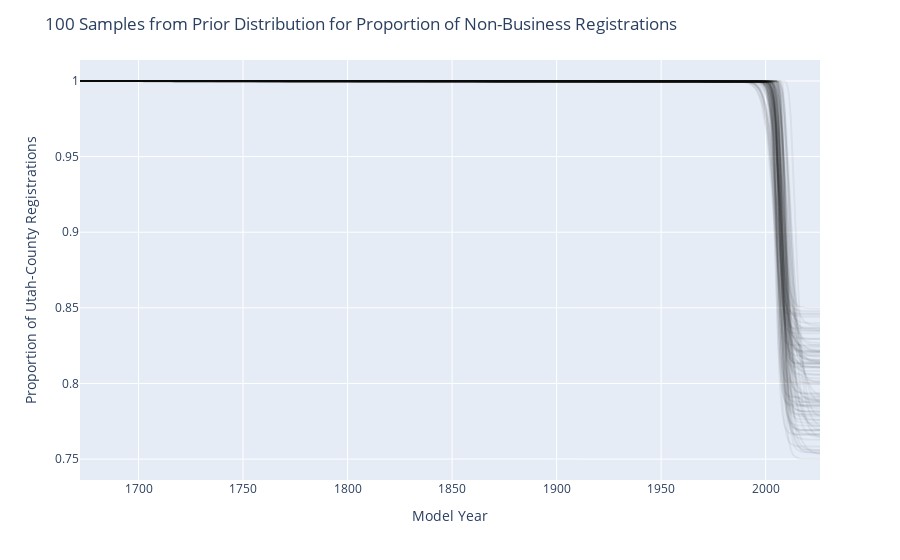

Source (notebook cell):
### Code cell
fig = px.line()

for i in range(num_samples):
    y = non_business_regs_samples["regs"][i, :]
    fig.add_trace(
        go.Scatter(
            x=model_years,
            y=y,
            opacity=0.05,
            mode="lines",
            line = dict(color='black')
        )
    )

fig.update_layout(
    showlegend=False,
    title=f"{num_samples} Samples from Prior Distribution for Proportion of Non-Business Registrations",
    xaxis={"title": "Model Year"},
    yaxis={"title": "Proportion of Utah-County Registrations"}
)

fig.show()

### Figure 1 — Plotly figure (JSON) as saved in the notebook; plotly's stock layout.template omitted (floating-point values rounded to 4 significant figures; data arrays with more than 128 entries replaced by an {"elided": "..."} marker saying what was removed)
{"data": [{"hovertemplate": "<extra></extra>", "legendgroup": "", "line": {"color": "#636efa", "dash": "solid"}, "marker": {"symbol": "circle"}, "mode": "lines", "name": "", "orientation": "v", "showlegend": false, "type": "scatter", "xaxis": "x", "yaxis": "y"}, {"line": {"color": "black"}, "mode": "lines", "opacity": 0.05, "type": "scatter", "x": {"elided": "355 int values"}, "y": {"elided": "355 float values"}}, {"line": {"color": "black"}, "mode": "lines", "opacity": 0.05, "type": "scatter", "x": {"elided": "355 int values"}, "y": {"elided": "355 float values"}}, {"line": {"color": "black"}, "mode": "lines", "opacity": 0.05, "type": "scatter", "x": {"elided": "355 int values"}, "y": {"elided": "355 float values"}}, {"line": {"color": "black"}, "mode": "lines", "opacity": 0.05, "type": "scatter", "x": {"elided": "355 int values"}, "y": {"elided": "355 float values"}}, {"line": {"color": "black"}, "mode": "lines", "opacity": 0.05, "type": "scatter", "x": {"elided": "355 int values"}, "y": {"elided": "355 float values"}}, {"line": {"color": "black"}, "mode": "lines", "opacity": 0.05, "type": "scatter", "x": {"elided": "355 int values"}, "y": {"elided": "355 float values"}}, {"line": {"color": "black"}, "mode": "lines", "opacity": 0.05, "type": "scatter", "x": {"elided": "355 int values"}, "y": {"elided": "355 float values"}}, {"line": {"color": "black"}, "mode": "lines", "opacity": 0.05, "type": "scatter", "x": {"elided": "355 int values"}, "y": {"elided": "355 float values"}}, {"line": {"color": "black"}, "mode": "lines", "opacity": 0.05, "type": "scatter", "x": {"elided": "355 int values"}, "y": {"elided": "355 float values"}}, {"line": {"color": "black"}, "mode": "lines", "opacity": 0.05, "type": "scatter", "x": {"elided": "355 int values"}, "y": {"elided": "355 float values"}}, {"line": {"color": "black"}, "mode": "lines", "opacity": 0.05, "type": "scatter", "x": {"elided": "355 int values"}, "y": {"elided": "355 float values"}}, {"line": {"color": "black"}, "mode": "lines", "opacity": 0.05, "type": "scatter", "x": {"elided": "355 int values"}, "y": {"elided": "355 float values"}}, {"line": {"color": "black"}, "mode": "lines", "opacity": 0.05, "type": "scatter", "x": {"elided": "355 int values"}, "y": {"elided": "355 float values"}}, {"line": {"color": "black"}, "mode": "lines", "opacity": 0.05, "type": "scatter", "x": {"elided": "355 int values"}, "y": {"elided": "355 float values"}}, {"line": {"color": "black"}, "mode": "lines", "opacity": 0.05, "type": "scatter", "x": {"elided": "355 int values"}, "y": {"elided": "355 float values"}}, {"line": {"color": "black"}, "mode": "lines", "opacity": 0.05, "type": "scatter", "x": {"elided": "355 int values"}, "y": {"elided": "355 float values"}}, {"line": {"color": "black"}, "mode": "lines", "opacity": 0.05, "type": "scatter", "x": {"elided": "355 int values"}, "y": {"elided": "355 float values"}}, {"line": {"color": "black"}, "mode": "lines", "opacity": 0.05, "type": "scatter", "x": {"elided": "355 int values"}, "y": {"elided": "355 float values"}}, {"line": {"color": "black"}, "mode": "lines", "opacity": 0.05, "type": "scatter", "x": {"elided": "355 int values"}, "y": {"elided": "355 float values"}}, {"line": {"color": "black"}, "mode": "lines", "opacity": 0.05, "type": "scatter", "x": {"elided": "355 int values"}, "y": {"elided": "355 float values"}}, {"line": {"color": "black"}, "mode": "lines", "opacity": 0.05, "type": "scatter", "x": {"elided": "355 int values"}, "y": {"elided": "355 float values"}}, {"line": {"color": "black"}, "mode": "lines", "opacity": 0.05, "type": "scatter", "x": {"elided": "355 int values"}, "y": {"elided": "355 float values"}}, {"line": {"color": "black"}, "mode": "lines", "opacity": 0.05, "type": "scatter", "x": {"elided": "355 int values"}, "y": {"elided": "355 float values"}}, {"line": {"color": "black"}, "mode": "lines", "opacity": 0.05, "type": "scatter", "x": {"elided": "355 int values"}, "y": {"elided": "355 float values"}}, {"line": {"color": "black"}, "mode": "lines", "opacity": 0.05, "type": "scatter", "x": {"elided": "355 int values"}, "y": {"elided": "355 float values"}}, {"line": {"color": "black"}, "mode": "lines", "opacity": 0.05, "type": "scatter", "x": {"elided": "355 int values"}, "y": {"elided": "355 float values"}}, {"line": {"color": "black"}, "mode": "lines", "opacity": 0.05, "type": "scatter", "x": {"elided": "355 int values"}, "y": {"elided": "355 float values"}}, {"line": {"color": "black"}, "mode": "lines", "opacity": 0.05, "type": "scatter", "x": {"elided": "355 int values"}, "y": {"elided": "355 float values"}}, {"line": {"color": "black"}, "mode": "lines", "opacity": 0.05, "type": "scatter", "x": {"elided": "355 int values"}, "y": {"elided": "355 float values"}}, {"line": {"color": "black"}, "mode": "lines", "opacity": 0.05, "type": "scatter", "x": {"elided": "355 int values"}, "y": {"elided": "355 float values"}}, {"line": {"color": "black"}, "mode": "lines", "opacity": 0.05, "type": "scatter", "x": {"elided": "355 int values"}, "y": {"elided": "355 float values"}}, {"line": {"color": "black"}, "mode": "lines", "opacity": 0.05, "type": "scatter", "x": {"elided": "355 int values"}, "y": {"elided": "355 float values"}}, {"line": {"color": "black"}, "mode": "lines", "opacity": 0.05, "type": "scatter", "x": {"elided": "355 int values"}, "y": {"elided": "355 float values"}}, {"line": {"color": "black"}, "mode": "lines", "opacity": 0.05, "type": "scatter", "x": {"elided": "355 int values"}, "y": {"elided": "355 float values"}}, {"line": {"color": "black"}, "mode": "lines", "opacity": 0.05, "type": "scatter", "x": {"elided": "355 int values"}, "y": {"elided": "355 float values"}}, {"line": {"color": "black"}, "mode": "lines", "opacity": 0.05, "type": "scatter", "x": {"elided": "355 int values"}, "y": {"elided": "355 float values"}}, {"line": {"color": "black"}, "mode": "lines", "opacity": 0.05, "type": "scatter", "x": {"elided": "355 int values"}, "y": {"elided": "355 float values"}}, {"line": {"color": "black"}, "mode": "lines", "opacity": 0.05, "type": "scatter", "x": {"elided": "355 int values"}, "y": {"elided": "355 float values"}}, {"line": {"color": "black"}, "mode": "lines", "opacity": 0.05, "type": "scatter", "x": {"elided": "355 int values"}, "y": {"elided": "355 float values"}}, {"line": {"color": "black"}, "mode": "lines", "opacity": 0.05, "type": "scatter", "x": {"elided": "355 int values"}, "y": {"elided": "355 float values"}}, {"line": {"color": "black"}, "mode": "lines", "opacity": 0.05, "type": "scatter", "x": {"elided": "355 int values"}, "y": {"elided": "355 float values"}}, {"line": {"color": "black"}, "mode": "lines", "opacity": 0.05, "type": "scatter", "x": {"elided": "355 int values"}, "y": {"elided": "355 float values"}}, {"line": {"color": "black"}, "mode": "lines", "opacity": 0.05, "type": "scatter", "x": {"elided": "355 int values"}, "y": {"elided": "355 float values"}}, {"line": {"color": "black"}, "mode": "lines", "opacity": 0.05, "type": "scatter", "x": {"elided": "355 int values"}, "y": {"elided": "355 float values"}}, {"line": {"color": "black"}, "mode": "lines", "opacity": 0.05, "type": "scatter", "x": {"elided": "355 int values"}, "y": {"elided": "355 float values"}}, {"line": {"color": "black"}, "mode": "lines", "opacity": 0.05, "type": "scatter", "x": {"elided": "355 int values"}, "y": {"elided": "355 float values"}}, {"line": {"color": "black"}, "mode": "lines", "opacity": 0.05, "type": "scatter", "x": {"elided": "355 int values"}, "y": {"elided": "355 float values"}}, {"line": {"color": "black"}, "mode": "lines", "opacity": 0.05, "type": "scatter", "x": {"elided": "355 int values"}, "y": {"elided": "355 float values"}}, {"line": {"color": "black"}, "mode": "lines", "opacity": 0.05, "type": "scatter", "x": {"elided": "355 int values"}, "y": {"elided": "355 float values"}}, {"line": {"color": "black"}, "mode": "lines", "opacity": 0.05, "type": "scatter", "x": {"elided": "355 int values"}, "y": {"elided": "355 float values"}}, {"line": {"color": "black"}, "mode": "lines", "opacity": 0.05, "type": "scatter", "x": {"elided": "355 int values"}, "y": {"elided": "355 float values"}}, {"line": {"color": "black"}, "mode": "lines", "opacity": 0.05, "type": "scatter", "x": {"elided": "355 int values"}, "y": {"elided": "355 float values"}}, {"line": {"color": "black"}, "mode": "lines", "opacity": 0.05, "type": "scatter", "x": {"elided": "355 int values"}, "y": {"elided": "355 float values"}}, {"line": {"color": "black"}, "mode": "lines", "opacity": 0.05, "type": "scatter", "x": {"elided": "355 int values"}, "y": {"elided": "355 float values"}}, {"line": {"color": "black"}, "mode": "lines", "opacity": 0.05, "type": "scatter", "x": {"elided": "355 int values"}, "y": {"elided": "355 float values"}}, {"line": {"color": "black"}, "mode": "lines", "opacity": 0.05, "type": "scatter", "x": {"elided": "355 int values"}, "y": {"elided": "355 float values"}}, {"line": {"color": "black"}, "mode": "lines", "opacity": 0.05, "type": "scatter", "x": {"elided": "355 int values"}, "y": {"elided": "355 float values"}}, {"line": {"color": "black"}, "mode": "lines", "opacity": 0.05, "type": "scatter", "x": {"elided": "355 int values"}, "y": {"elided": "355 float values"}}, {"line": {"color": "black"}, "mode": "lines", "opacity": 0.05, "type": "scatter", "x": {"elided": "355 int values"}, "y": {"elided": "355 float values"}}, {"line": {"color": "black"}, "mode": "lines", "opacity": 0.05, "type": "scatter", "x": {"elided": "355 int values"}, "y": {"elided": "355 float values"}}, {"line": {"color": "black"}, "mode": "lines", "opacity": 0.05, "type": "scatter", "x": {"elided": "355 int values"}, "y": {"elided": "355 float values"}}, {"line": {"color": "black"}, "mode": "lines", "opacity": 0.05, "type": "scatter", "x": {"elided": "355 int values"}, "y": {"elided": "355 float values"}}, {"line": {"color": "black"}, "mode": "lines", "opacity": 0.05, "type": "scatter", "x": {"elided": "355 int values"}, "y": {"elided": "355 float values"}}, {"line": {"color": "black"}, "mode": "lines", "opacity": 0.05, "type": "scatter", "x": {"elided": "355 int values"}, "y": {"elided": "355 float values"}}, {"line": {"color": "black"}, "mode": "lines", "opacity": 0.05, "type": "scatter", "x": {"elided": "355 int values"}, "y": {"elided": "355 float values"}}, {"line": {"color": "black"}, "mode": "lines", "opacity": 0.05, "type": "scatter", "x": {"elided": "355 int values"}, "y": {"elided": "355 float values"}}, {"line": {"color": "black"}, "mode": "lines", "opacity": 0.05, "type": "scatter", "x": {"elided": "355 int values"}, "y": {"elided": "355 float values"}}, {"line": {"color": "black"}, "mode": "lines", "opacity": 0.05, "type": "scatter", "x": {"elided": "355 int values"}, "y": {"elided": "355 float values"}}, {"line": {"color": "black"}, "mode": "lines", "opacity": 0.05, "type": "scatter", "x": {"elided": "355 int values"}, "y": {"elided": "355 float values"}}, {"line": {"color": "black"}, "mode": "lines", "opacity": 0.05, "type": "scatter", "x": {"elided": "355 int values"}, "y": {"elided": "355 float values"}}, {"line": {"color": "black"}, "mode": "lines", "opacity": 0.05, "type": "scatter", "x": {"elided": "355 int values"}, "y": {"elided": "355 float values"}}, {"line": {"color": "black"}, "mode": "lines", "opacity": 0.05, "type": "scatter", "x": {"elided": "355 int values"}, "y": {"elided": "355 float values"}}, {"line": {"color": "black"}, "mode": "lines", "opacity": 0.05, "type": "scatter", "x": {"elided": "355 int values"}, "y": {"elided": "355 float values"}}, {"line": {"color": "black"}, "mode": "lines", "opacity": 0.05, "type": "scatter", "x": {"elided": "355 int values"}, "y": {"elided": "355 float values"}}, {"line": {"color": "black"}, "mode": "lines", "opacity": 0.05, "type": "scatter", "x": {"elided": "355 int values"}, "y": {"elided": "355 float values"}}, {"line": {"color": "black"}, "mode": "lines", "opacity": 0.05, "type": "scatter", "x": {"elided": "355 int values"}, "y": {"elided": "355 float values"}}, {"line": {"color": "black"}, "mode": "lines", "opacity": 0.05, "type": "scatter", "x": {"elided": "355 int values"}, "y": {"elided": "355 float values"}}, {"line": {"color": "black"}, "mode": "lines", "opacity": 0.05, "type": "scatter", "x": {"elided": "355 int values"}, "y": {"elided": "355 float values"}}, {"line": {"color": "black"}, "mode": "lines", "opacity": 0.05, "type": "scatter", "x": {"elided": "355 int values"}, "y": {"elided": "355 float values"}}, {"line": {"color": "black"}, "mode": "lines", "opacity": 0.05, "type": "scatter", "x": {"elided": "355 int values"}, "y": {"elided": "355 float values"}}, {"line": {"color": "black"}, "mode": "lines", "opacity": 0.05, "type": "scatter", "x": {"elided": "355 int values"}, "y": {"elided": "355 float values"}}, {"line": {"color": "black"}, "mode": "lines", "opacity": 0.05, "type": "scatter", "x": {"elided": "355 int values"}, "y": {"elided": "355 float values"}}, {"line": {"color": "black"}, "mode": "lines", "opacity": 0.05, "type": "scatter", "x": {"elided": "355 int values"}, "y": {"elided": "355 float values"}}, {"line": {"color": "black"}, "mode": "lines", "opacity": 0.05, "type": "scatter", "x": {"elided": "355 int values"}, "y": {"elided": "355 float values"}}, {"line": {"color": "black"}, "mode": "lines", "opacity": 0.05, "type": "scatter", "x": {"elided": "355 int values"}, "y": {"elided": "355 float values"}}, {"line": {"color": "black"}, "mode": "lines", "opacity": 0.05, "type": "scatter", "x": {"elided": "355 int values"}, "y": {"elided": "355 float values"}}, {"line": {"color": "black"}, "mode": "lines", "opacity": 0.05, "type": "scatter", "x": {"elided": "355 int values"}, "y": {"elided": "355 float values"}}, {"line": {"color": "black"}, "mode": "lines", "opacity": 0.05, "type": "scatter", "x": {"elided": "355 int values"}, "y": {"elided": "355 float values"}}, {"line": {"color": "black"}, "mode": "lines", "opacity": 0.05, "type": "scatter", "x": {"elided": "355 int values"}, "y": {"elided": "355 float values"}}, {"line": {"color": "black"}, "mode": "lines", "opacity": 0.05, "type": "scatter", "x": {"elided": "355 int values"}, "y": {"elided": "355 float values"}}, {"line": {"color": "black"}, "mode": "lines", "opacity": 0.05, "type": "scatter", "x": {"elided": "355 int values"}, "y": {"elided": "355 float values"}}, {"line": {"color": "black"}, "mode": "lines", "opacity": 0.05, "type": "scatter", "x": {"elided": "355 int values"}, "y": {"elided": "355 float values"}}, {"line": {"color": "black"}, "mode": "lines", "opacity": 0.05, "type": "scatter", "x": {"elided": "355 int values"}, "y": {"elided": "355 float values"}}, {"line": {"color": "black"}, "mode": "lines", "opacity": 0.05, "type": "scatter", "x": {"elided": "355 int values"}, "y": {"elided": "355 float values"}}, {"line": {"color": "black"}, "mode": "lines", "opacity": 0.05, "type": "scatter", "x": {"elided": "355 int values"}, "y": {"elided": "355 float values"}}, {"line": {"color": "black"}, "mode": "lines", "opacity": 0.05, "type": "scatter", "x": {"elided": "355 int values"}, "y": {"elided": "355 float values"}}, {"line": {"color": "black"}, "mode": "lines", "opacity": 0.05, "type": "scatter", "x": {"elided": "355 int values"}, "y": {"elided": "355 float values"}}, {"line": {"color": "black"}, "mode": "lines", "opacity": 0.05, "type": "scatter", "x": {"elided": "355 int values"}, "y": {"elided": "355 float values"}}, {"line": {"color": "black"}, "mode": "lines", "opacity": 0.05, "type": "scatter", "x": {"elided": "355 int values"}, "y": {"elided": "355 float values"}}, {"line": {"color": "black"}, "mode": "lines", "opacity": 0.05, "type": "scatter", "x": {"elided": "355 int values"}, "y": {"elided": "355 float values"}}], "layout": {"legend": {"tracegroupgap": 0}, "margin": {"t": 60}, "showlegend": false, "title": {"text": "100 Samples from Prior Distribution for Proportion of Non-Business Registrations"}, "xaxis": {"anchor": "y", "domain": [0, 1], "title": {"text": "Model Year"}}, "yaxis": {"anchor": "x", "domain": [0, 1], "title": {"text": "Proportion of Utah-County Registrations"}}}}
